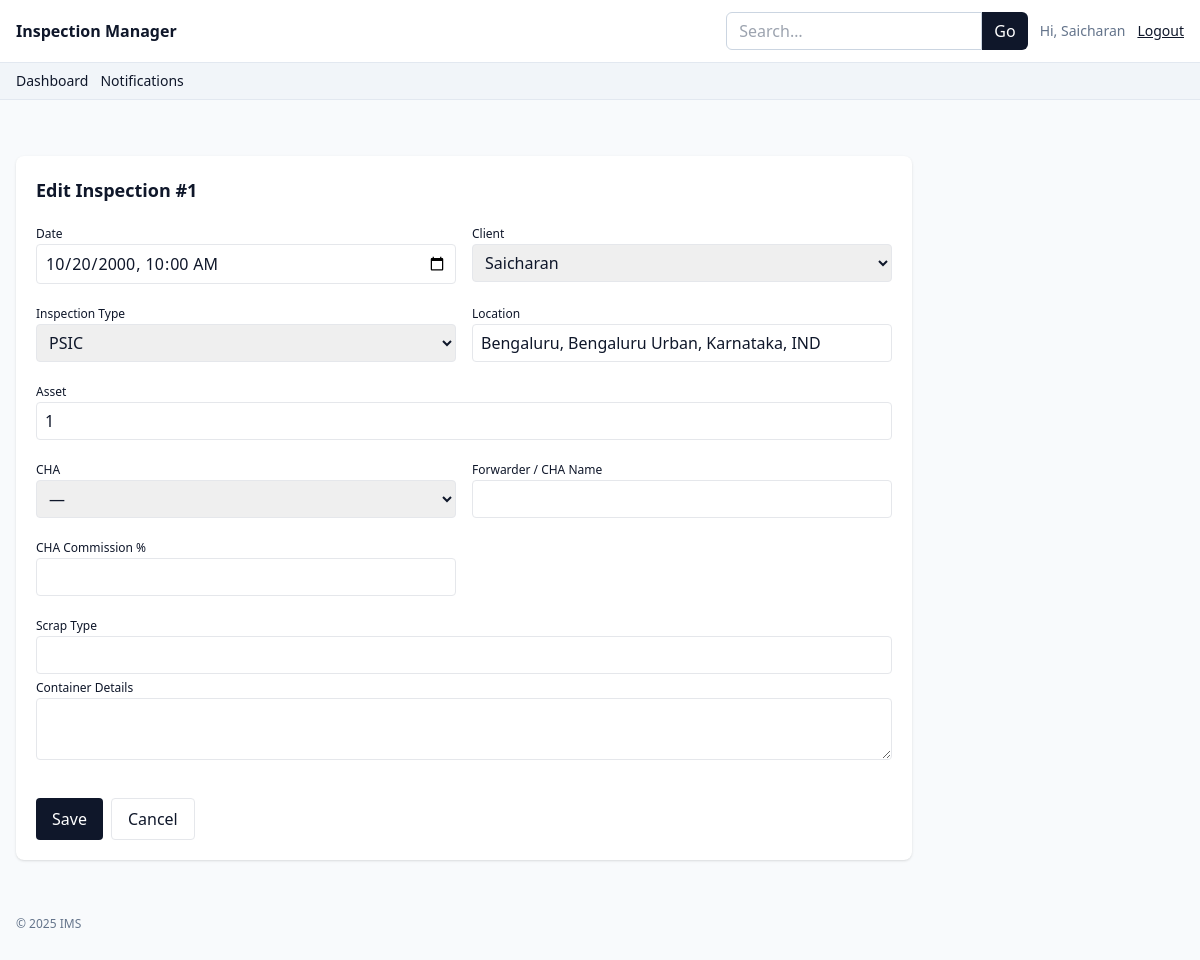
/inspections/1/edit (signed in), run on the app's committed database.
### app.py (models this page shows)
class Inspection(db.Model):
    __tablename__ = "inspection"
    id = db.Column(db.Integer, primary_key=True)
    public_id = db.Column(db.String(40), unique=True, index=True)
    seq_num = db.Column(db.Integer)  # sequence within type-year
    date = db.Column(db.DateTime, nullable=False, default=datetime.utcnow)
    inspection_type = db.Column(db.String(20), default=InspectionType.PSIC, nullable=False)
    client_id = db.Column(db.Integer, db.ForeignKey("client.id"))
    client = db.relationship("Client")
    location = db.Column(db.String(200))
    asset = db.Column(db.String(200))
    cha_id = db.Column(db.Integer, db.ForeignKey("cha.id"))
    cha = db.relationship("CHA")
    forwarder_name = db.Column(db.String(160))
    cha_commission_pct = db.Column(db.Float)  # optional override of CHA.commission_rate
    status = db.Column(db.String(40), default=InspectionStatus.DRAFT)
    engineer_id = db.Column(db.Integer, db.ForeignKey("user.id"))
    engineer = db.relationship("User")
    created_at = db.Column(db.DateTime, default=datetime.utcnow)
    scrap_type = db.Column(db.String(40))  # Metal / Plastic / Paper / Other
    container_count = db.Column(db.Integer)
    container_weight = db.Column(db.Float)  # tons
    container_notes = db.Column(db.Text)
    machinery_type = db.Column(db.String(160))
    year_of_manufacture = db.Column(db.Integer)
    original_cif_value = db.Column(db.Float)
    depreciation_pct = db.Column(db.Float)  # auto
    residual_value = db.Column(db.Float)    # auto
    balance_useful_life = db.Column(db.String(40))  # manual text like "3 years"
    goods_details = db.Column(db.Text)
    condition_notes = db.Column(db.Text)
    fair_market_value = db.Column(db.Float)

class Client(db.Model):
    __tablename__ = "client"
    id = db.Column(db.Integer, primary_key=True)
    name = db.Column(db.String(160), nullable=False)
    gst_number = db.Column(db.String(40))
    billing_address = db.Column(db.Text)

### app.py (the view, shortened to what this page needs)
@app.route("/inspections/<int:inspection_id>/edit", methods=["GET","POST"])
@role_required(Role.ADMIN, Role.ENGINEER)
def inspection_edit(inspection_id):
    i = Inspection.query.get_or_404(inspection_id)
    if session.get("role") == Role.ENGINEER and i.engineer_id != session.get("user_id"):
        flash("Unauthorized.", "danger"); return redirect(url_for("inspection_detail", inspection_id=inspection_id))
    clients = Client.query.order_by(Client.name.asc()).all()
    chas = CHA.query.order_by(CHA.name.asc()).all()
    engineers = User.query.filter(User.role == Role.ENGINEER).all()
    return render_template("inspection_edit.html", i=i, clients=clients, chas=chas, engineers=engineers)

### app.py (called while the page is built)
def role_required(*roles):
    def deco(fn):
        from functools import wraps
        @wraps(fn)
        def wrap(*a, **kw):
            if not session.get("user_id"):
                flash("Please login.", "warning")
                return redirect(url_for("login"))
            if roles and session.get("role") not in roles:
                flash("Unauthorized.", "danger")
                return redirect(url_for("dashboard"))
            return fn(*a, **kw)
        return wrap
    return deco

@app.context_processor
def inject_globals():
    return dict(
        Role=Role, InspectionStatus=InspectionStatus, InvoiceStatus=InvoiceStatus,
        ReportStatus=ReportStatus, CommissionStatus=CommissionStatus, now=datetime.utcnow,
        User=User, InspectionType=InspectionType
    )

### templates/inspection_edit.html (shortened to what this page needs)
{% extends "base.html" %}
{% block content %}
<div class="bg-white rounded-lg shadow p-5 max-w-4xl">
    <h1 class="text-lg font-semibold mb-4">Edit Inspection {{ i.public_id or ('#' ~ i.id) }}</h1>
    <form method="post" class="grid md:grid-cols-2 gap-4">
        <div>
            <label class="text-xs">Date</label>
            <input required type="datetime-local" name="date" value="{{ i.date.strftime('%Y-%m-%dT%H:%M') }}"
                class="w-full border rounded px-2 py-1.5">
        </div>
        <div>
            <label class="text-xs">Client</label>
            <select name="client_id" required class="w-full border rounded px-2 py-1.5">
                {% for c in clients %}
                <option value="{{ c.id }}" {% if i.client_id==c.id %}selected{% endif %}>{{ c.name }}</option>
                {% endfor %}
            </select>
        </div>
        <div>
            <label class="text-xs">Inspection Type</label>
            <select name="inspection_type" id="inspection_type" class="w-full border rounded px-2 py-1.5">
                {% for t in InspectionType.ALL %}
                <option value="{{ t }}" {% if i.inspection_type==t %}selected{% endif %}>
                    {{ InspectionType.CODE_TO_LABEL.get(t,t) }}
                </option>
                {% endfor %}
            </select>
        </div>
        <div>
            <label class="text-xs">Location</label>
            <input name="location" value="{{ i.location or '' }}" class="w-full border rounded px-2 py-1.5">
        </div>
        <div class="md:col-span-2">
            <label class="text-xs">Asset</label>
            <input name="asset" value="{{ i.asset or '' }}" class="w-full border rounded px-2 py-1.5">
        </div>
        <div>
            <label class="text-xs">CHA</label>
            <select name="cha_id" class="w-full border rounded px-2 py-1.5">
                <option value="">—</option>
            </select>
        </div>
        <div>
            <label class="text-xs">Forwarder / CHA Name</label>
            <input name="forwarder_name" value="{{ i.forwarder_name or '' }}" class="w-full border rounded px-2 py-1.5">
        </div>
        <div>
            <label class="text-xs">CHA Commission %</label>
            <input name="cha_commission_pct" type="number" step="0.01" min="0" value="{{ i.cha_commission_pct or '' }}"
                class="w-full border rounded px-2 py-1.5">
        </div>
        <div class="md:col-span-2 type-block" data-type="PSIC" {% if i.inspection_type!='PSIC' %}hidden{% endif %}>
            <label class="text-xs">Scrap Type</label>
            <input name="scrap_type" value="{{ i.scrap_type or '' }}" class="w-full border rounded px-2 py-1.5">
            <label class="text-xs mt-2">Container Details</label>
            <textarea name="container_details"
                class="w-full border rounded px-2 py-1.5">{{ i.container_details or '' }}</textarea>
        </div>
        <div class="md:col-span-2 flex gap-2 mt-4">
            <button class="bg-slate-900 text-white rounded px-4 py-2">Save</button>
            <a href="{{ url_for('inspection_detail', inspection_id=i.id) }}" class="rounded border px-4 py-2">Cancel</a>
        </div>
    </form>
</div>
{% endblock %}

### data on the page
Inspection: id "#1", date "10/20/2000 10:00", client_id "Saicharan", location "Bengaluru, Bengaluru Urban, Karnataka, IND", asset "1"

### other printed values
{{ session.get('user_name') }} "Saicharan"
form field inspection_type "PSIC"
